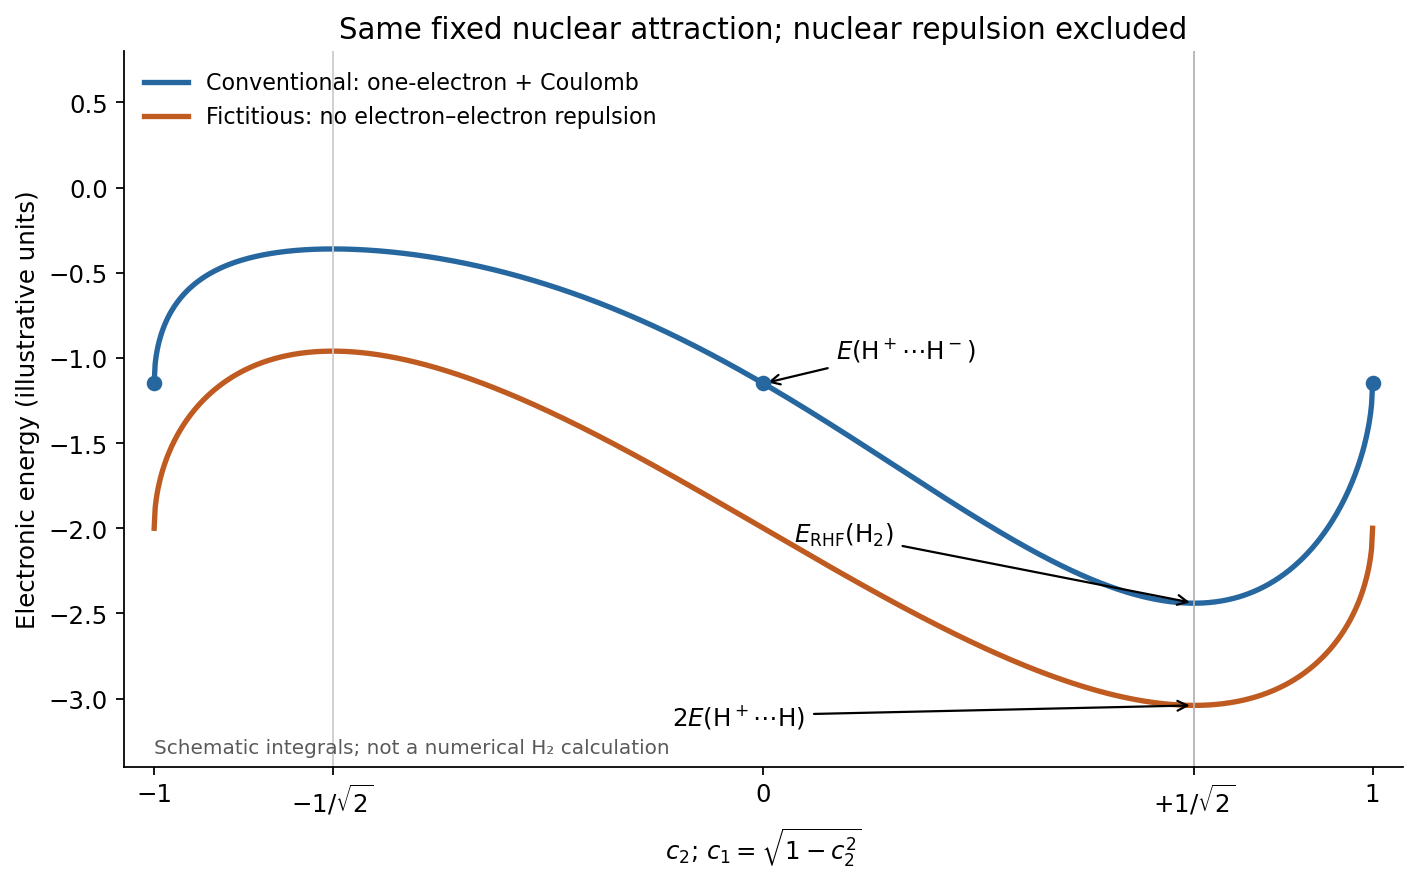

Recreate this plot in Python.
#!/usr/bin/env python3
"""Original explanatory schematic; Python 3.14, numpy and matplotlib."""
import numpy as np
import matplotlib
matplotlib.use("Agg")
import matplotlib.pyplot as plt
plt.rcParams.update({"font.size": 11, "axes.spines.top": False, "axes.spines.right": False})

c2=np.linspace(-1,1,1201);c1=np.sqrt(1-c2*c2);p=c1*c2
a=-1.0;b=-.52;U=.85;V=.35
noee=2*a+4*b*p;phys=noee+U+2*(V-U)*p*p
cb=1/np.sqrt(2);Ebond=2*(a+b)+.5*(U+V);Eion=2*a+U;Eone=2*(a+b)
fig,ax=plt.subplots(figsize=(9,5.7));ax.plot(c2,phys,lw=2.4,c='#2767a0',label='Conventional: one-electron + Coulomb')
ax.plot(c2,noee,lw=2.4,c='#bf5b21',label='Fictitious: no electron–electron repulsion')
ax.axvline(cb,lw=.8,c='0.7');ax.axvline(-cb,lw=.8,c='0.8')
ax.scatter([0,-1,1],[Eion]*3,c='#2767a0',zorder=4)
ax.annotate(r'$E(\mathrm{H^+\cdots H^-})$',(0,Eion),xytext=(.12,-1.0),arrowprops={'arrowstyle':'->'},fontsize=11)
ax.annotate(r'$E_{\rm RHF}(\mathrm{H_2})$',(cb,Ebond),xytext=(.05,-2.08),arrowprops={'arrowstyle':'->'},fontsize=11)
ax.annotate(r'$2E(\mathrm{H^+\cdots H})$',(cb,Eone),xytext=(-.15,-3.15),arrowprops={'arrowstyle':'->'},fontsize=11)
ax.set(xlabel=r'$c_2$; $c_1=\sqrt{1-c_2^2}$',ylabel='Electronic energy (illustrative units)',xlim=(-1.05,1.05),ylim=(-3.4,.8))
ax.set_xticks([-1,-cb,0,cb,1],['−1',r'$-1/\sqrt{2}$','0',r'$+1/\sqrt{2}$','1'])
ax.legend(frameon=False,loc='upper left',fontsize=10)
ax.set_title('Same fixed nuclear attraction; nuclear repulsion excluded')
ax.text(-1.0,-3.32,'Schematic integrals; not a numerical H₂ calculation',fontsize=9,c='0.35')
fig.tight_layout()
fig.savefig("paper-2a-orbital-mixing.png", dpi=160, bbox_inches="tight", facecolor="white")
plt.close(fig)
